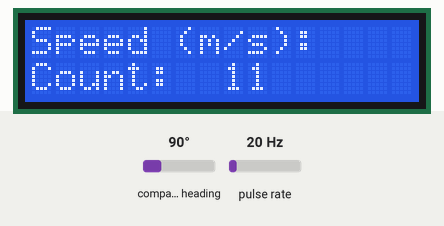
A sketch run on a simulated ESP32. Parts: 16×2 character LCD. Wiring (inferred from the names in the program): pulse sensor: data GPIO 33. Inputs (shaded band) come from the test bench; at power-on: pulse rate 20 Hz, compass heading 90°. WiFi joins after 1.5 s; servers stay silent unless stated; uploads are accepted with an empty reply; what the sketch prints to the serial monitor is not drawn.

Above: at 3.9 s.
4.0 s: pulse rate (sensor on GPIO 33) set to 4 Hz
At 4.6 s:
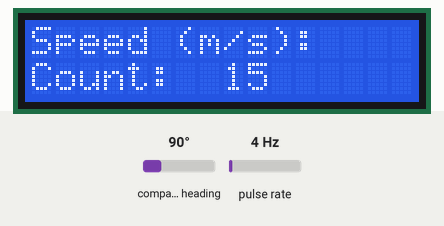
6.2 s: pulse rate (sensor on GPIO 33) set to 50 Hz
At 10.18 s:
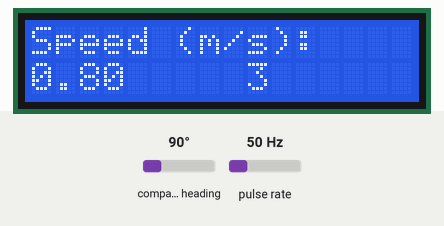
12.0 s: compass heading set to 180°
At 20.64 s:
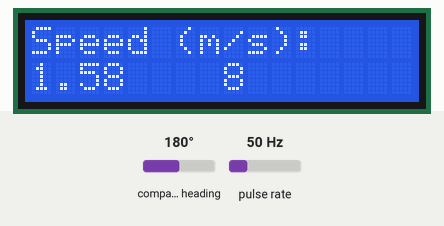
22.0 s: compass heading set to 7°
At 30.72 s:
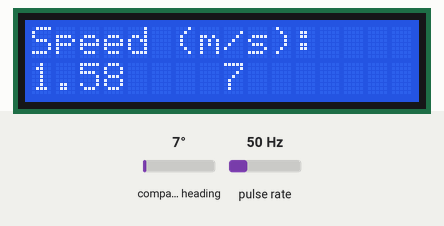
32.1 s: pulse rate (sensor on GPIO 33) set to 0 Hz
At 33.4 s:
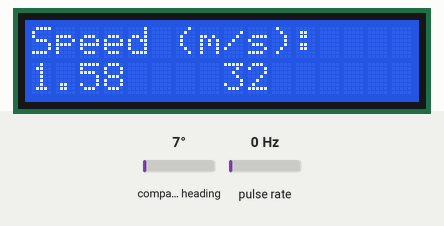

The sketch:

BasicAnemometerApplication.ino
```cpp
#include <WiFi.h>
#include <HTTPClient.h>
#include <Wire.h>
#include <LiquidCrystal_I2C.h>
#include <Adafruit_Sensor.h>
#include <Adafruit_HMC5883_U.h>

#define PI 3.14159265358979323846
LiquidCrystal_I2C lcd(0x27, 16, 2); // LCD ekranın I2C adresi ve boyutları ayarlandı.

Adafruit_HMC5883_Unified mag = Adafruit_HMC5883_Unified(12345); // Manyetometre sensörü tanımlandı.

const int sensorPin = 33; // Sensör pin numarası tanımlandı.
volatile int motionCount = 0; // Hareket sayacı
volatile unsigned long lastTriggerTime = 0; // Son tetikleme zamanı
const unsigned long debounceDelay = 50; // Kararsızlık (debounce) gecikmesi
unsigned long previousMillis = 0; // Önceki milisaniye sayısı
unsigned long avgMillis = 0; // Ortalama milisaniye sayısı
unsigned long lastCountUpdate = 0; // Son sayım güncelleme zamanı
const unsigned long interval = 1000; // 1 saniyelik aralık
const unsigned long avgInterval = 10000; // 10 saniyelik aralık
const unsigned long noMotionTimeout = 2000; // Hareket yok zaman aşımı
int rpm = 0; // Devir sayısı
int rpmSum = 0; // Devir sayısı toplamı
int rpmCount = 0; // Devir sayısı sayacı
int rpmAvg = 0; // Ortalama devir sayısı

const float wheelDiameter = 0.03; // Tekerlek çapı
const float wheelCircumference = PI * wheelDiameter; // Tekerlek çevresi
float speed = 0; // Hız

const char* ssid = "Metra3"; // WiFi SSID
const char* password = "ibo123123"; // WiFi şifresi
const char* serverUrl = "https://basicanemometerapp.com.tr/data.php"; // Sunucu URL'si

void displaySensorDetails(void)
{
  sensor_t sensor;
  mag.getSensor(&sensor);
  Serial.println("------------------------------------");
  Serial.print("Sensor:       "); Serial.println(sensor.name);
  Serial.print("Driver Ver:   "); Serial.println(sensor.version);
  Serial.print("Unique ID:    "); Serial.println(sensor.sensor_id);
  Serial.print("Max Value:    "); Serial.print(sensor.max_value); Serial.println(" uT");
  Serial.print("Min Value:    "); Serial.print(sensor.min_value); Serial.println(" uT");
  Serial.print("Resolution:   "); Serial.print(sensor.resolution); Serial.println(" uT");
  Serial.println("------------------------------------");
  Serial.println("");
  delay(500);
}

// ISR (Interrupt Service Routine) fonksiyonu, sensör hareketlerini sayar.
void IRAM_ATTR isr() {
  unsigned long currentTime = millis();
  if (currentTime - lastTriggerTime > debounceDelay) {
    motionCount++;
    lastTriggerTime = currentTime;
    lastCountUpdate = currentTime;
  }
}

void setup() {
  lcd.begin(); // LCD ekran başlatıldı.
  lcd.backlight(); // LCD arka ışığı açıldı.

  Serial.begin(9600); // Seri haberleşme başlatıldı.

  Serial.println("HMC5883 Magnetometer Test");
  Serial.println("");

  if (!mag.begin()) { // Manyetometre sensörü başlatıldı.
    Serial.println("Ooops, no HMC5883 detected ... Check your wiring!");
    while (1);
  }

  displaySensorDetails(); // Sensör detayları görüntülendi.

  WiFi.begin(ssid, password); // WiFi bağlantısı başlatıldı.
  while (WiFi.status() != WL_CONNECTED) {
    delay(1000);
    Serial.println("Connecting to WiFi...");
  }
  Serial.println("Connected to WiFi"); // WiFi'ye bağlanıldı.

  pinMode(sensorPin, INPUT_PULLUP); // Sensör pin modu ayarlandı.
  attachInterrupt(digitalPinToInterrupt(sensorPin), isr, FALLING); // Kesme fonksiyonu ayarlandı.

  lcd.setCursor(0, 0);
  lcd.print("Speed (m/s):"); // LCD'de hız başlığı yazıldı.
  lcd.setCursor(0, 1);
  lcd.print("Count:"); // LCD'de sayaç başlığı yazıldı.
}

void loop() {
  unsigned long currentMillis = millis();

  if (currentMillis - avgMillis >= avgInterval) { // Ortalama aralık zamanı kontrolü
    avgMillis = currentMillis;

    if (currentMillis - lastCountUpdate >= noMotionTimeout) { // Hareket yok zaman aşımı kontrolü
      rpm = 0;
    } else {
      rpm = (motionCount * 60000) / avgInterval;
    }

    sensors_event_t event;
    mag.getEvent(&event);

    Serial.print("X: "); Serial.print(event.magnetic.x); Serial.print("  ");
    Serial.print("Y: "); Serial.print(event.magnetic.y); Serial.print("  ");
    Serial.print("Z: "); Serial.print(event.magnetic.z); Serial.print("  ");

    float heading = atan2(event.magnetic.y, event.magnetic.x);
    float declinationAngle = 0.22; // Manyetik sapma açısı
    heading += declinationAngle;

    if (heading < 0)
      heading += 2 * PI;
    if (heading > 2 * PI)
      heading -= 2 * PI;

    float headingDegrees = heading * 180 / M_PI; // Başlık açısı dereceye çevrildi.

    Serial.print("Heading (degrees): "); Serial.print(headingDegrees);
    Serial.print(" Yön: ");
    String direction = getDirection(headingDegrees); // Yön belirleme
    Serial.println(direction);

    speed = (wheelCircumference * rpm) / 60;  // Hız hesaplama
    lcd.setCursor(0, 1);
    lcd.print("         ");
    lcd.setCursor(0, 1);
    lcd.print(speed, 2); // Hız LCD'ye yazıldı.

    motionCount = 0; // Hareket sayacı sıfırlandı.

    Serial.print("RPM: ");
    Serial.print(rpm);
    Serial.print(" Speed: ");
    Serial.print(speed, 2);
    Serial.println(" m/s");

    if (WiFi.status() == WL_CONNECTED) { // WiFi bağlantısı kontrolü
      HTTPClient http;
      http.begin(serverUrl); // Sunucuya bağlantı başlatıldı.
      http.addHeader("Content-Type", "application/json");
      http.addHeader("Accept", "application/json");

      // Post verisi oluşturuldu.
      String postData = "{\"rpm\": \"" + String(rpm) + "\", \"speed\": \"" + String(speed, 2) + "\", \"direction\": \"" + direction + "\", \"headingDegrees\": \"" + String(headingDegrees, 2) + "\"}";

      int httpResponseCode = http.POST(postData); // Post verisi gönderildi.

      if (httpResponseCode > 0) { // Yanıt kodu kontrolü
        String response = http.getString();
        Serial.print("HTTP Yanıt Kodu: ");
        Serial.println(httpResponseCode);
        Serial.print("Sunucu Yanıtı: ");
        Serial.println(response);
      } else {
        Serial.print("POST Gönderirken Hata: ");
        Serial.println(httpResponseCode);
      }

      http.end(); // HTTP bağlantısı sonlandırıldı.
    } else {
      Serial.println("WiFi Bağlı Değil");
    }
  }

  lcd.setCursor(8, 1);
  lcd.print("      ");
  lcd.setCursor(8, 1);
  lcd.print(motionCount); // Hareket sayısı LCD'ye yazıldı.

  delay(100);
}

// Yön belirleme fonksiyonu
String getDirection(float heading) {
  if (heading > 22.5 && heading <= 67.5) {
    return "Kuzeydoğu";
  } else if (heading > 67.5 && heading <= 112.5) {
    return "Doğu";
  } else if (heading > 112.5 && heading <= 157.5) {
    return "Güneydoğu";
  } else if (heading > 157.5 && heading <= 202.5) {
    return "Güney";
  } else if (heading > 202.5 && heading <= 247.5) {
    return "Güneybatı";
  } else if (heading > 247.5 && heading <= 292.5) {
    return "Batı";
  } else if (heading > 292.5 && heading <= 337.5) {
    return "Kuzeybatı";
  } else {
    return "Kuzey";
  }
}
```
